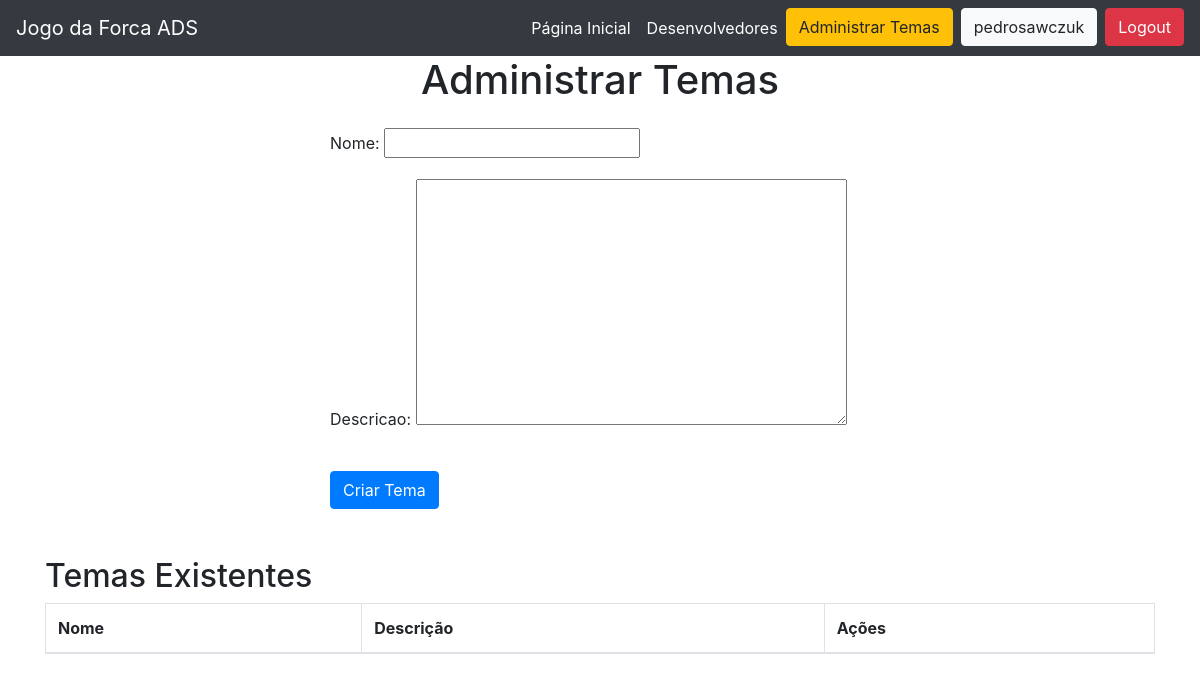
The app's page /professor/tema/administrar-temas (signed in), older data.
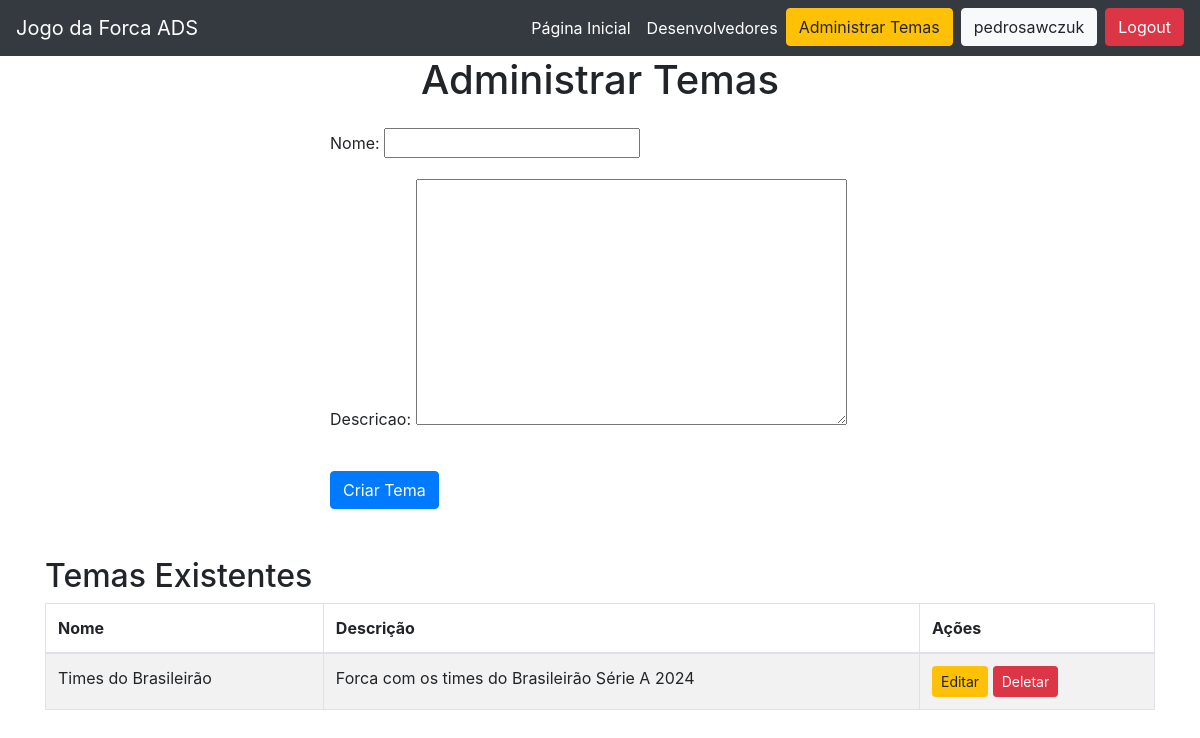
The same page, newer data.
### core/models.py (models this page shows, shortened)
class Tema(models.Model):
    nome = models.CharField(max_length=100, unique=True)
    descricao = models.TextField(blank=True, null=True)
    professor = models.ForeignKey(User, on_delete=models.CASCADE, limit_choices_to={'groups__name': 'professores'})

### core/views.py (the view, shortened to what this page needs)
# urls.py: path("professor/tema/administrar-temas", AdministrarTemasPageView.as_view(), name="administrarTemasPage"),
class AdministrarTemasPageView(CreateView, ListView):
    model = Tema
    form_class = TemaForm
    template_name = 'professor/temas/temasPage.html'
    success_url = reverse_lazy('administrarTemasPage')
    def get_queryset(self):
        return Tema.objects.filter(professor=self.request.user)
    def get_context_data(self, **kwargs):
        context = super().get_context_data(**kwargs)
        user = self.request.user
        context['is_professor'] = user.is_authenticated and user.groups.filter(name='professores').exists()
        return context

### core/forms.py
class TemaForm(forms.ModelForm):
    class Meta:
        model = Tema
        fields = ['nome', 'descricao']

### core/templates/professor/temas/temasPage.html (shortened to what this page needs)
{% extends "base.html" %}
{% block main %}
<div class="container">
  <h1 class="text-center mb-4">Administrar Temas</h1>
  <div class="row justify-content-center">
    <div class="col-md-6">
      <form method="post">
        {{ form.as_p }}
        <button type="submit" class="btn btn-primary mt-3">Criar Tema</button>
      </form>
    </div>
  </div>
  <div class="row mt-5">
    <div class="col-md-12">
      <h2>Temas Existentes</h2>
      <table class="table table-bordered table-striped">
        <thead>
          <tr>
            <th>Nome</th>
            <th>Descrição</th>
            <th>Ações</th>
          </tr>
        </thead>
        <tbody>
          {% for tema in object_list %}
          <tr>
            <td>{{ tema.nome }}</td>
            <td>{{ tema.descricao }}</td>
            <td>
              <a href="{% url 'editarTema' tema.id %}" class="btn btn-sm btn-warning">Editar</a>
              <a href="{% url 'deletarTema' tema.id %}" class="btn btn-sm btn-danger">Deletar</a>
            </td>
          </tr>
          {% endfor %}
        </tbody>
      </table>
    </div>
  </div>
</div>
{% endblock main %}

Row changes from the older to the newer data that the page shows:
added Tema: nome "Times do Brasileirão", descricao "Forca com os times do Brasileirão Série A 2024"
